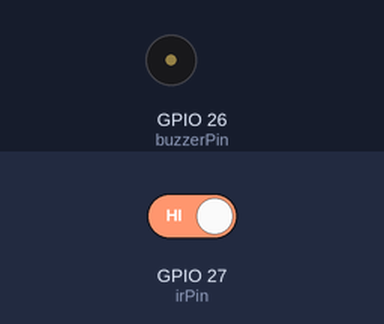
A sketch run on a simulated ESP32. Shown: buzzer (waves = sounding, pin HIGH). The inputs (shaded band) are chosen by the test bench; at power-on: GPIO 27 (irPin) HIGH. WiFi joins after 1.5 s; servers stay silent unless stated; what the sketch prints to the serial monitor is not drawn.

Above: at 3.0 s.
3.1 s: GPIO 27 (irPin) driven LOW
At 3.3 s:
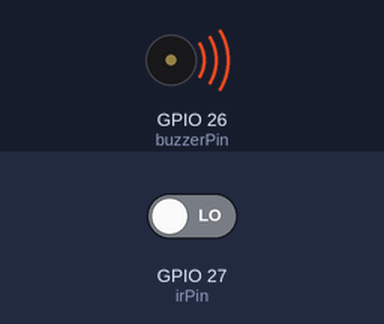
Timing chart, 0 to 12.6 s (numbered marks = the images above; inputs shaded):
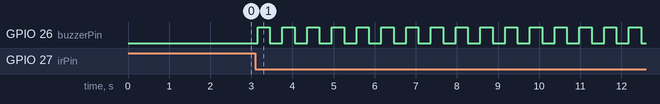

The sketch:

Flame_Detector_System_Code.ino
```cpp
#include <WiFi.h>
#include <WiFiClientSecure.h>
#include <UniversalTelegramBot.h>
#include <ArduinoJson.h>

// =========================================================================
// 1. CONFIGURATION
// =========================================================================
const char* ssid = "Your Wifi SSID";
const char* password = "Your Wifi password";

// Replace this with the Token given by @BotFather on Telegram
const String BOT_TOKEN = "Your bot token";

// Add your Chat ID here (keep the quotes)
const String AUTHORIZED_CHAT_ID = "Your chat ID";

// =========================================================================
// 2. HARDWARE
// =========================================================================
const int irPin     = 27;
const int buzzerPin = 26;

// =========================================================================
// 3. SHARED STATE BETWEEN BOTH CORES (volatile + Mutex)
// =========================================================================
volatile bool systemArmed      = true;
volatile bool alarmActive      = false;
volatile bool armingPending    = false;
volatile unsigned long scheduledArmingTime = 0;
portMUX_TYPE mux = portMUX_INITIALIZER_UNLOCKED; // Lock for concurrent access

// =========================================================================
// 4. COMMUNICATION
// =========================================================================
WiFiClientSecure secureClient;
UniversalTelegramBot bot(BOT_TOKEN, secureClient);

// =========================================================================
// 5. TELEGRAM MESSAGE HANDLER
// =========================================================================
void handleNewMessages(int numNewMessages) {
  for (int i = 0; i < numNewMessages; i++) {
    String chat_id = bot.messages[i].chat_id;
    String text    = bot.messages[i].text;

    if (chat_id != AUTHORIZED_CHAT_ID) {
      bot.sendMessage(chat_id, "⛔ Access denied.", "");
      continue;
    }

    if (text == "Status") {
      String status = "System Status:\n";
      status += systemArmed  ? "🛡️ SYSTEM ARMED\n"    : "💤 SYSTEM IN SLEEP MODE\n";
      status += alarmActive ? "🚨 ALARM ONGOING!\n" : "✅ NO FLAME.\n";
      bot.sendMessage(chat_id, status, "");
    }

    else if (text == "Turn off alarm") {
      portENTER_CRITICAL(&mux);
        alarmActive = false;
        systemArmed  = false;
      portEXIT_CRITICAL(&mux);
      digitalWrite(buzzerPin, LOW);
      bot.sendMessage(chat_id, "🔥 Alarm deactivated. System in sleep mode.", "");
    }

    else if (text == "Activate alarm") {
      // Send message BEFORE arming, without using blocking delay()
      bot.sendMessage(chat_id, "🛡️ Activation in 15s.......", "");

      // Non-blocking timer: record future arming time
      // The detection core will check this value
      scheduledArmingTime = millis() + 15000;
      armingPending = true;
    }
  }
}

// =========================================================================
// 6. CORE 0 TASK — IR Detection + Buzzer (Real-time)
// =========================================================================
void detectionTask(void* param) {
  unsigned long lastBeep      = 0;
  bool          buzzerState   = false;
  bool          lastIRState   = HIGH;  // For debouncing
  unsigned long debounceTime  = 0;
  const int     DEBOUNCE_MS   = 50;    // Ignore transitions < 50ms

  while (true) {
    bool irReading = digitalRead(irPin);
    unsigned long now = millis();

    // --- IR Sensor Debouncing ---
    if (irReading != lastIRState) {
      debounceTime = now; // Reset timer on every change
    }
    if ((now - debounceTime) > DEBOUNCE_MS) {
      // Signal stable for DEBOUNCE_MS -> process it
      if (irReading == LOW) {  // Obstacle detected
        portENTER_CRITICAL(&mux);
        bool armed = systemArmed;
        bool alreadyAlarming = alarmActive;
        portEXIT_CRITICAL(&mux);

        if (armed && !alreadyAlarming) {
          portENTER_CRITICAL(&mux);
            alarmActive = true;
          portEXIT_CRITICAL(&mux);
          Serial.println(">>> FLAME DETECTED <<<");
          // Note: calling sendMessage here would be dangerous (WiFi runs on Core 1)
          // We just raise the flag, Telegram will detect it on Core 1
        }
      }
    }
    lastIRState = irReading;

    // --- Delayed Arming (Replaces delay(15000)) ---
    if (armingPending && now >= scheduledArmingTime) {
      portENTER_CRITICAL(&mux);
        systemArmed        = true;
        alarmActive        = false;
        armingPending      = false;
      portEXIT_CRITICAL(&mux);
      Serial.println("System ARMED.");
    }

    // --- Non-blocking Buzzer ---
    portENTER_CRITICAL(&mux);
    bool currentAlarmStatus = alarmActive;
    portEXIT_CRITICAL(&mux);

    if (currentAlarmStatus) {
      if (now - lastBeep > 300) {
        buzzerState = !buzzerState;
        digitalWrite(buzzerPin, buzzerState ? HIGH : LOW);
        lastBeep = now;
      }
    } else {
      // Ensure buzzer is OFF if alarm stopped
      if (buzzerState) {
        buzzerState = false;
        digitalWrite(buzzerPin, LOW);
      }
    }

    vTaskDelay(1); // Yield 1ms to FreeRTOS scheduler (prevents watchdog trigger)
  }
}

// =========================================================================
// 7. CORE 1 TASK — Telegram + Alarm Notification
// =========================================================================
void telegramTask(void* param) {
  unsigned long lastCheck       = 0;
  bool          alertSent       = false; // Prevents message spamming
  bool          armConfirmSent  = false;

  while (true) {
    unsigned long now = millis();

    // --- Alarm Notification (Single send) ---
    if (alarmActive && !alertSent) {
      bot.sendMessage(AUTHORIZED_CHAT_ID, "🚨 Alert: Flame detected by the Flame sensor! 🚨", "");
      alertSent = true;
    }
    if (!alarmActive) alertSent = false; // Reset if alarm stopped

    // --- Arming Confirmation Notification ---
    if (!armingPending && armConfirmSent == false && systemArmed) {
      // Logic for one-time confirmation after arming
    }

    // --- Telegram Polling (Every 2s, less aggressive) ---
    if (now - lastCheck > 2000) {
      int numNewMessages = bot.getUpdates(bot.last_message_received + 1);
      while (numNewMessages) {
        handleNewMessages(numNewMessages);
        numNewMessages = bot.getUpdates(bot.last_message_received + 1);
      }
      lastCheck = now;
    }

    vTaskDelay(10);
  }
}

// =========================================================================
// 8. SETUP
// =========================================================================
void setup() {
  Serial.begin(115200);
  pinMode(irPin, INPUT);
  pinMode(buzzerPin, OUTPUT);
  digitalWrite(buzzerPin, LOW);

  WiFi.begin(ssid, password);
  Serial.print("Connecting to Wi-Fi");
  while (WiFi.status() != WL_CONNECTED) { delay(500); Serial.print("."); }
  Serial.println("\nConnected!");

  secureClient.setInsecure();
  bot.sendMessage(AUTHORIZED_CHAT_ID, "🔌 System Online & Armed.", "");

  // Launching the two tasks on their respective cores
  xTaskCreatePinnedToCore(detectionTask, "Detection", 4096, NULL, 2, NULL, 0); // Core 0, Priority 2
  xTaskCreatePinnedToCore(telegramTask,  "Telegram",  8192, NULL, 1, NULL, 1); // Core 1, Priority 1
}

// =========================================================================
// 9. LOOP (Empty — FreeRTOS tasks handle everything)
// =========================================================================
void loop() {
  vTaskDelay(1000);
}
```

Measured:
- after the input at 3.1 s, GPIO 26 (buzzerPin): alternates HIGH for 0.30 s and LOW for 0.30 s, starting after 0.05 s
